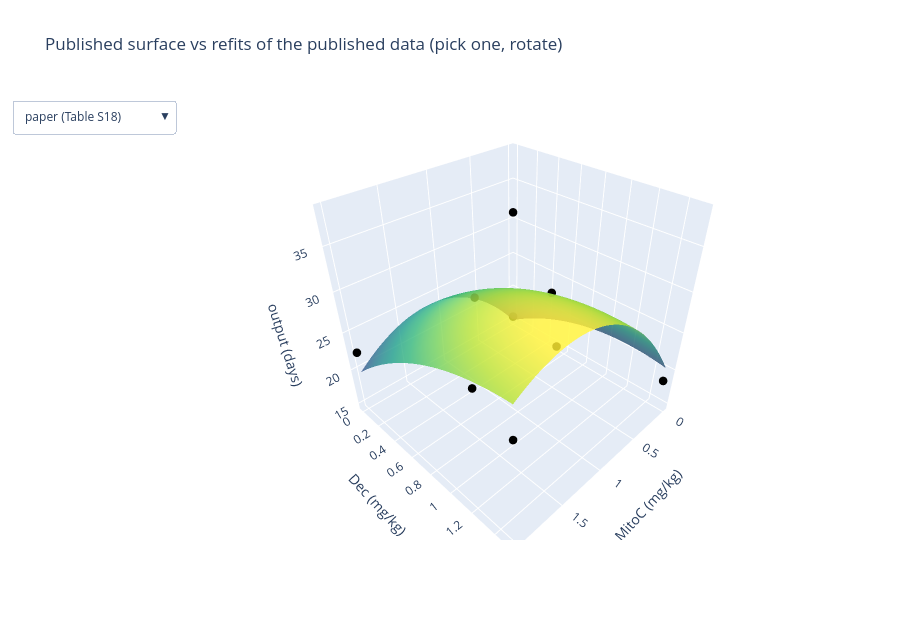

The notebook cell this image was saved under:
### Code cell
fig = go.Figure()
for i, (name, (b, _)) in enumerate(fits.items()):
    fig.add_trace(go.Surface(x=np.linspace(0, 2, 81), y=np.linspace(0, 1.5, 61), z=surface(b).T,
                             colorscale="Viridis", showscale=False, opacity=0.8, visible=i == 0, name=name))
fig.add_trace(go.Scatter3d(x=MITO, y=DEC, z=OUT, mode="markers", marker=dict(size=5, color="black"),
                           name="reported group outputs"))
n = len(fits)
fig.update_layout(updatemenus=[dict(buttons=[dict(label=name, method="update",
                  args=[dict(visible=[j == i for j in range(n)] + [True])]) for i, name in enumerate(fits)])],
                  scene=dict(xaxis_title="MitoC (mg/kg)", yaxis_title="Dec (mg/kg)", zaxis_title="output (days)"),
                  title="Published surface vs refits of the published data (pick one, rotate)", height=620)
fig
